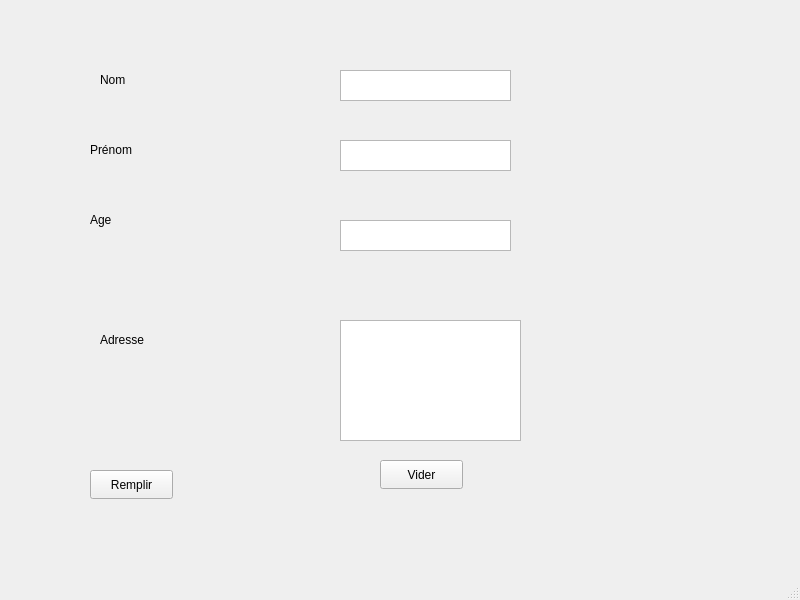
<?xml version="1.0" encoding="UTF-8"?>
<ui version="4.0">
 <class>MainWindow</class>
 <widget class="QMainWindow" name="MainWindow">
  <property name="geometry">
   <rect>
    <x>0</x>
    <y>0</y>
    <width>800</width>
    <height>600</height>
   </rect>
  </property>
  <property name="windowTitle">
   <string>MainWindow</string>
  </property>
  <widget class="QWidget" name="centralwidget">
   <widget class="QTextEdit" name="textEdit">
    <property name="geometry">
     <rect>
      <x>340</x>
      <y>70</y>
      <width>171</width>
      <height>31</height>
     </rect>
    </property>
   </widget>
   <widget class="QTextEdit" name="textEdit_2">
    <property name="geometry">
     <rect>
      <x>340</x>
      <y>140</y>
      <width>171</width>
      <height>31</height>
     </rect>
    </property>
   </widget>
   <widget class="QTextEdit" name="textEdit_3">
    <property name="geometry">
     <rect>
      <x>340</x>
      <y>220</y>
      <width>171</width>
      <height>31</height>
     </rect>
    </property>
   </widget>
   <widget class="QTextEdit" name="textEdit_4">
    <property name="geometry">
     <rect>
      <x>340</x>
      <y>320</y>
      <width>181</width>
      <height>121</height>
     </rect>
    </property>
   </widget>
   <widget class="QLabel" name="Adresse">
    <property name="geometry">
     <rect>
      <x>100</x>
      <y>330</y>
      <width>63</width>
      <height>20</height>
     </rect>
    </property>
    <property name="text">
     <string>Adresse</string>
    </property>
   </widget>
   <widget class="QLabel" name="Age">
    <property name="geometry">
     <rect>
      <x>90</x>
      <y>210</y>
      <width>63</width>
      <height>20</height>
     </rect>
    </property>
    <property name="text">
     <string>Age</string>
    </property>
   </widget>
   <widget class="QLabel" name="Prenom">
    <property name="geometry">
     <rect>
      <x>90</x>
      <y>140</y>
      <width>63</width>
      <height>20</height>
     </rect>
    </property>
    <property name="text">
     <string>Prénom</string>
    </property>
   </widget>
   <widget class="QLabel" name="Nom">
    <property name="geometry">
     <rect>
      <x>100</x>
      <y>70</y>
      <width>63</width>
      <height>20</height>
     </rect>
    </property>
    <property name="text">
     <string>Nom</string>
    </property>
   </widget>
   <widget class="QPushButton" name="Remplir">
    <property name="geometry">
     <rect>
      <x>90</x>
      <y>470</y>
      <width>83</width>
      <height>29</height>
     </rect>
    </property>
    <property name="text">
     <string>Remplir</string>
    </property>
   </widget>
   <widget class="QPushButton" name="Vider">
    <property name="geometry">
     <rect>
      <x>380</x>
      <y>460</y>
      <width>83</width>
      <height>29</height>
     </rect>
    </property>
    <property name="text">
     <string>Vider</string>
    </property>
   </widget>
  </widget>
  <widget class="QMenuBar" name="menubar">
   <property name="geometry">
    <rect>
     <x>0</x>
     <y>0</y>
     <width>800</width>
     <height>25</height>
    </rect>
   </property>
  </widget>
  <widget class="QStatusBar" name="statusbar"/>
 </widget>
 <resources/>
 <connections/>
</ui>
